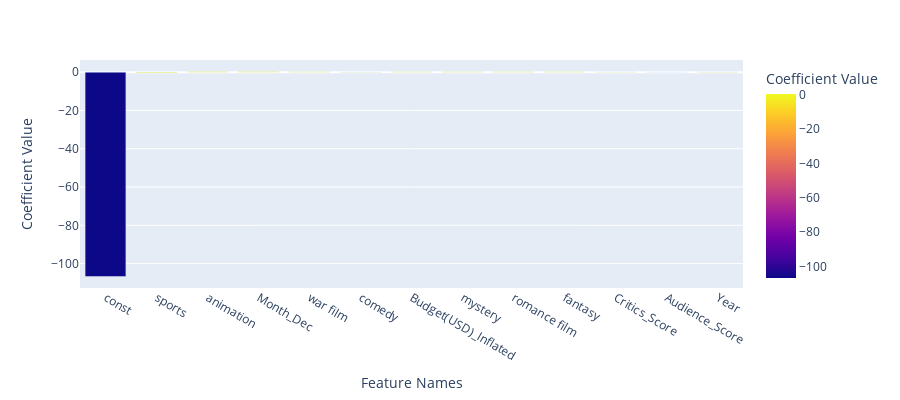

The notebook cell this image was saved under:
### Code cell
import plotly.express as px

# Your dataset
df = feature_stats_pre_2010

# Sorting features by absolute coefficient value for better visualization (optional)
df_sorted = df.sort_values(by="Coefficient", key=abs, ascending=False)

# Creating the bar plot
fig = px.bar(
    df_sorted, 
    x='Feature', 
    y='Coefficient', 
    hover_data=['Std_Error', 't_value', 'p_value'], 
    color='Coefficient',
    labels={'Feature': 'Feature Names', 'Coefficient': 'Coefficient Value'},  # Map column names for display
    height=400
)

# Display the plot
fig.show()

### Figure 1 — Plotly figure (JSON) as saved in the notebook; plotly's stock layout.template omitted (floating-point values rounded to 4 significant figures)
{"data": [{"alignmentgroup": "True", "customdata": [[17.1, -6.246, 5.876e-10], [0.1047, -4.592, 4.852e-06], [0.1431, 2.772, 0.005657], [0.1143, 2.831, 0.004724], [0.1266, 2.197, 0.02823], [0.06293, -3.776, 0.0001671], [0.03782, 6.149, 1.067e-09], [0.09147, 2.259, 0.02404], [0.06219, 3.018, 0.002595], [0.08452, 2.001, 0.04564], [0.03405, 3.89, 0.0001057], [0.03419, -2.171, 0.03012], [0.008533, 6.231, 6.428e-10]], "hovertemplate": "Feature Names=%{x}<br>Coefficient Value=%{marker.color}<br>Std_Error=%{customdata[0]}<br>t_value=%{customdata[1]}<br>p_value=%{customdata[2]}<extra></extra>", "legendgroup": "", "marker": {"color": [-106.8, -0.4809, 0.3966, 0.3236, 0.2782, -0.2376, 0.2325, 0.2067, 0.1877, 0.1691, 0.1324, -0.07424, 0.05317], "coloraxis": "coloraxis", "pattern": {"shape": ""}}, "name": "", "offsetgroup": "", "orientation": "v", "showlegend": false, "textposition": "auto", "type": "bar", "x": ["const", "sports", "animation", "Month_Dec", "war film", "comedy", "Budget(USD)_Inflated", "mystery", "romance film", "fantasy", "Critics_Score", "Audience_Score", "Year"], "xaxis": "x", "y": [-106.8, -0.4809, 0.3966, 0.3236, 0.2782, -0.2376, 0.2325, 0.2067, 0.1877, 0.1691, 0.1324, -0.07424, 0.05317], "yaxis": "y"}], "layout": {"barmode": "relative", "coloraxis": {"colorbar": {"title": {"text": "Coefficient Value"}}, "colorscale": [[0, "#0d0887"], [0.1111, "#46039f"], [0.2222, "#7201a8"], [0.3333, "#9c179e"], [0.4444, "#bd3786"], [0.5556, "#d8576b"], [0.6667, "#ed7953"], [0.7778, "#fb9f3a"], [0.8889, "#fdca26"], [1, "#f0f921"]]}, "height": 400, "legend": {"tracegroupgap": 0}, "margin": {"t": 60}, "xaxis": {"anchor": "y", "domain": [0, 1], "title": {"text": "Feature Names"}}, "yaxis": {"anchor": "x", "domain": [0, 1], "title": {"text": "Coefficient Value"}}}}
